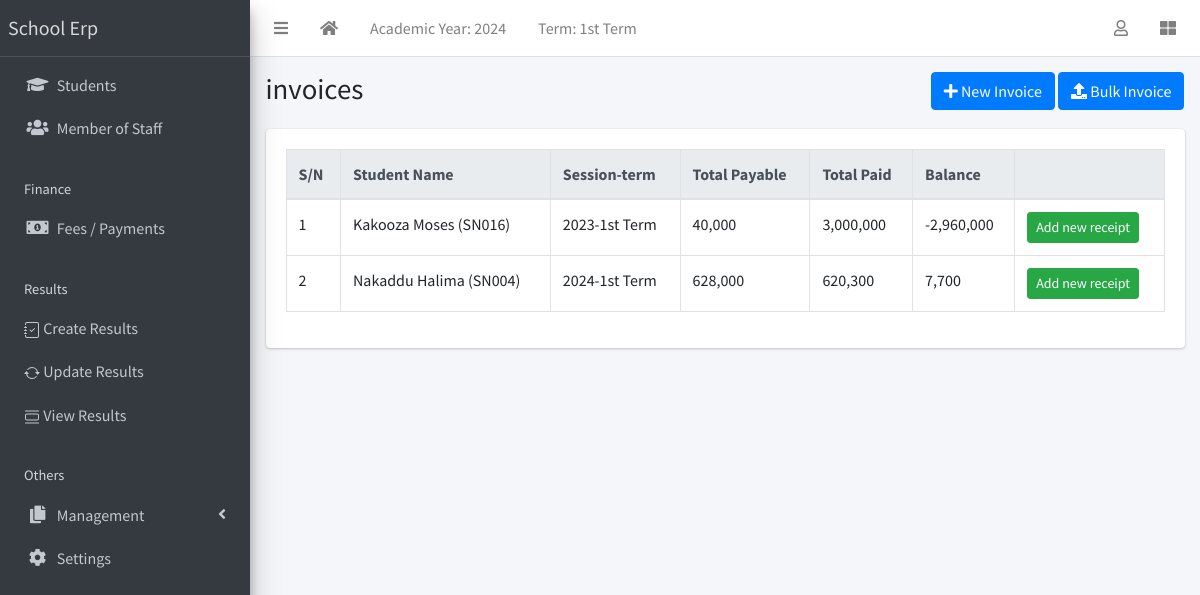
Before: /finance/list/ (signed in) with the older database file.
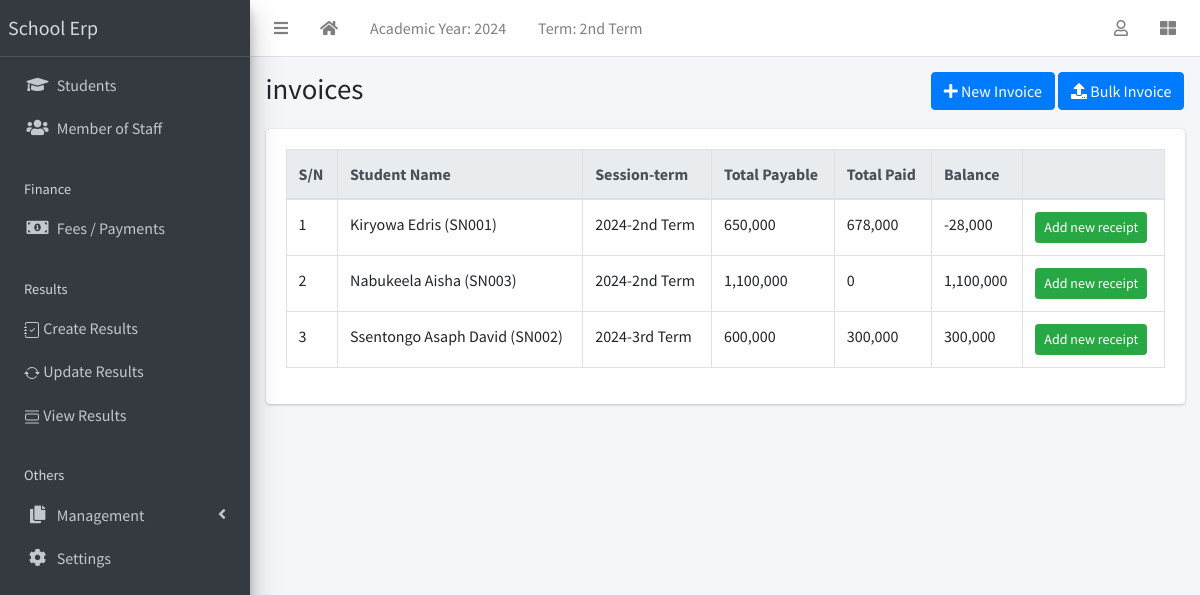
After: the same page with the newer database file.
### apps/corecode/models.py (models this page shows)
class AcademicSession(models.Model):
    name = models.CharField(max_length=200, unique=True)
    current = models.BooleanField(default=True)
    class Meta:
        ordering = ["-name"]
    def __str__(self):
        return self.name

class AcademicTerm(models.Model):
    name = models.CharField(max_length=20, unique=True)
    current = models.BooleanField(default=True)
    class Meta:
        ordering = ["name"]
    def __str__(self):
        return self.name

### apps/finance/models.py (models this page shows, shortened)
class Invoice(models.Model):
    student = models.ForeignKey(Student, on_delete=models.CASCADE)
    session = models.ForeignKey(AcademicSession, on_delete=models.CASCADE)
    term = models.ForeignKey(AcademicTerm, on_delete=models.CASCADE)
    class_for = models.ForeignKey(StudentClass, on_delete=models.CASCADE)
    balance_from_previous_term = models.IntegerField(default=0)
    status = models.CharField(
        max_length=20,
        choices=[("active", "Active"), ("closed", "Closed")],
        default="active",
    )
    class Meta:
        ordering = ["student", "term"]
    def __str__(self):
        return f"{self.student}"
    def balance(self):
        payable = self.total_amount_payable()
        paid = self.total_amount_paid()
        return payable - paid
    def amount_payable(self):
        items = InvoiceItem.objects.filter(invoice=self)
        total = 0
        for item in items:
            total += item.amount
        return total
    def total_amount_payable(self):
        return self.balance_from_previous_term + self.amount_payable()
    def total_amount_paid(self):
        receipts = Receipt.objects.filter(invoice=self)
        amount = 0
        for receipt in receipts:
            amount += receipt.amount_paid
        return amount

class Receipt(models.Model):
    invoice = models.ForeignKey(Invoice, on_delete=models.CASCADE)
    amount_paid = models.IntegerField()
    date_paid = models.DateField(default=timezone.now)
    comment = models.CharField(max_length=200, blank=True)

class InvoiceItem(models.Model):
    invoice = models.ForeignKey(Invoice, on_delete=models.CASCADE)
    description = models.CharField(max_length=200)
    amount = models.IntegerField()

### apps/students/models.py (models this page shows, shortened)
class Student(models.Model):
    STATUS_CHOICES = [("active", "Active"), ("inactive", "Inactive")]
    GENDER_CHOICES = [("male", "Male"), ("female", "Female")]
    current_status = models.CharField(
        max_length=10, choices=STATUS_CHOICES, default="active"
    )
    registration_number = models.CharField(max_length=200, unique=True)
    surname = models.CharField(max_length=200)
    firstname = models.CharField(max_length=200)
    other_name = models.CharField(max_length=200, blank=True)
    gender = models.CharField(max_length=10, choices=GENDER_CHOICES, default="male")
    date_of_birth = models.DateField(default=timezone.now)
    current_class = models.ForeignKey(
        StudentClass, on_delete=models.SET_NULL, blank=True, null=True
    )
    date_of_admission = models.DateField(default=timezone.now)
    mobile_num_regex = RegexValidator(
        regex="^[0-9]{10,15}$", message="Entered mobile number isn't in a right format!"
    )
    parent_mobile_number = models.CharField(
        validators=[mobile_num_regex], max_length=13, blank=True
    )
    address = models.TextField(blank=True)
    others = models.TextField(blank=True)
    passport = models.ImageField(blank=True, upload_to="students/passports/")
    class Meta:
        ordering = ["surname", "firstname", "other_name"]
    def __str__(self):
        return f"{self.surname} {self.firstname} {self.other_name} ({self.registration_number})"

### apps/finance/views.py (the view)
# urls.py: path("list/", InvoiceListView.as_view(), name="invoice-list"),
class InvoiceListView(LoginRequiredMixin, ListView):
    model = Invoice

### apps/corecode/context_processors.py (called while the page is built)
def site_defaults(request):
    current_session = AcademicSession.objects.get(current=True)
    current_term = AcademicTerm.objects.get(current=True)
    vals = SiteConfig.objects.all()
    contexts = {
        "current_session": current_session.name,
        "current_term": current_term.name,
    }
    for val in vals:
        contexts[val.key] = val.value
    return contexts

### apps/finance/templates/finance/invoice_list.html (shortened to what this page needs)
{% extends 'base.html' %}
{% load humanize %}
{% block title %}invoices{% endblock title %}
{% block breadcrumb %}
<a class="btn btn-primary" href="{% url 'invoice-create' %}"><i
    class="fas fa-plus"></i> New Invoice</a>
<a class="btn btn-primary" href="{% url 'bulk-invoice' %}"><i
    class="fas fa-upload"></i> Bulk Invoice</a>
{% endblock breadcrumb %}
{% block content %}
  <div class="table-responsive">
    <table id="invoicetable" class="table table-bordered table-hover">
      <thead class="thead-light">
        <tr>
          <th>S/N</th>
          <th>Student Name</th>
          <th>Session-term</th>
          <th>Total Payable</th>
          <th>Total Paid</th>
          <th>Balance</th>
          <th></th>
        </tr>
      </thead>
      <tbody>
        {% for invoice in object_list %}
          <tr class='clickable-row' data-href="{% url 'invoice-detail' invoice.id %}">
            <td>{{ forloop.counter}}</td>
            <td>{{ invoice}}</td>
            <td>{{ invoice.session}}-{{ invoice.term}}</td>
            <td>{{ invoice.total_amount_payable | intcomma }}</td>
            <td>{{ invoice.total_amount_paid | intcomma }}</td>
            <td>{{ invoice.balance | intcomma }}</td>
            <td><a class="btn btn-success btn-sm"
                href="{% url 'receipt-create' %}?invoice={{ invoice.id }}">Add new
                receipt</a></td>
          </tr>
        {% endfor %}
      </tbody>
    </table>
  </div>
{% endblock content %}

### templates/base.html (shortened to what this page needs)
{% load static %}
<!DOCTYPE html>
<html lang="en">
<head>
  <link rel="stylesheet" href="{% static 'plugins/fontawesome-free/css/all.min.css' %}">
  <link rel="stylesheet" href="{% static 'plugins/toastr/toastr.min.css' %}">
  <link rel="stylesheet"
    href="{% static 'plugins/overlayScrollbars/css/OverlayScrollbars.min.css' %}">
  <link rel="stylesheet" href="{% static 'plugins/Datatables/datatables.min.css' %}" />
  <link rel="stylesheet" href="{% static 'dist/css/adminlte.min.css' %}">
</head>
<body
  class="hold-transition sidebar-mini layout-fixed layout-navbar-fixed layout-footer-fixed">
  <div class="wrapper">
    <nav class="main-header navbar navbar-expand navbar-white navbar-light">
      <ul class="navbar-nav">
        <li class="nav-item">
          <a class="nav-link" data-widget="pushmenu" href="#" role="button"><i
              class="fas fa-bars"></i></a>
        </li>
        <li class="nav-item d-none d-sm-inline-block">
          <a href="{% url 'home' %} " class="nav-link"><i class="fa fa-home"></i></a>
        </li>
        <li class="nav-item d-none d-sm-inline-block">
          <a href="{% url 'current-session' %}" class="nav-link">Academic Year: {{ current_session }}</a>
        </li>
        <li class="nav-item d-none d-sm-inline-block">
          <a href="{% url 'current-session' %}" class="nav-link">Term: {{ current_term }}</a>
        </li>
      </ul>
      <ul class="navbar-nav ml-auto">
        <li class="nav-item dropdown">
          <a class="nav-link" data-toggle="dropdown" href="#">
            <i class="far fa-user"></i>
          </a>
        </li>
        <li class="nav-item">
          <a class="nav-link" data-widget="control-sidebar" data-slide="true"
            href="#" role="button"><i class="fas fa-th-large"></i></a>
        </li>
      </ul>
    </nav>
    <aside class="main-sidebar sidebar-dark-primary elevation-4">
      <a href="{% url 'home' %}" class="brand-link">School Erp</a>
      <div class="sidebar">
        <nav class="mt-2">
          <ul class="nav nav-pills nav-sidebar flex-column"
            data-widget="treeview" role="menu" data-accordion="false">
            <li class="nav-item">
              <a href="{% url 'student-list' %}" class="nav-link">
                <i class="nav-icon fas fa-graduation-cap"></i>
                <p>
                  Students
                </p>
              </a>
            </li>
            <li class="nav-item">
              <a href="{% url 'staff-list' %}" class="nav-link">
                <i class="nav-icon fas fa-users"></i>
                <p>
                  Member of Staff
                </p>
              </a>
            </li>
            <li class="nav-header">Finance</li>
            <li class="nav-item">
              <a href="{% url 'invoice-list' %}" class="nav-link">
                <i class="nav-icon fas fa-money-bill-alt"></i>
                <p>
                  Fees / Payments
                </p>
              </a>
            </li>
            <li class="nav-header">Results</li>
            <li class="nav-item">
              <a href="{% url 'create-result' %}" class="nav-link">
                <p>
                  Create Results
                </p>
              </a>
            </li>
            <li class="nav-item">
              <a href="{% url 'edit-results' %}" class="nav-link">
                <p>
                  Update Results
                </p>
              </a>
            </li>
            <li class="nav-item">
              <a href="{% url 'view-results' %}" class="nav-link">
                <p>
                  View Results
                </p>
              </a>
            </li>
            <li class="nav-header">Others</li>
            <li class="nav-item has-treeview">
              <a href="#" class="nav-link">
                <i class="nav-icon fas fa-copy"></i>
                <p>
                  Management
                  <i class="fas fa-angle-left right"></i>
                </p>
              </a>
            </li>
            <li class="nav-item">
              <a href="{% url 'configs' %}" class="nav-link">
                <i class="nav-icon fas fa-cog"></i>
                <p>
                  Settings
                </p>
              </a>
            </li>
          </ul>
        </nav>
      </div>
    </aside>
    <div class="content-wrapper">
      <section class="content-header">
        <div class="container-fluid">
          <div class="row mb-1">
            <div class="col-sm-8">
              <h1>{% block title %}{% endblock title %}</h1>
            </div>
            <div class="col-sm-4">
              <ol class="breadcrumb float-sm-right">
                <li class="breadcrumb-item">{% block breadcrumb %}{% endblock breadcrumb %}</li>
              </ol>
            </div>
          </div>
        </div>
      </section>
      <section class="content">
        <div class="container-fluid">
          <div class="row">
            <div class="col-md-12">
              {% block fullcard %}
              <div class="card">
                <div class="card-body">
                  <div class="row">
                    <div class="col">
                      {% block content %}
                      {% endblock content %}
                    </div>
                  </div>
                </div>
              </div>
              {% endblock fullcard %}
            </div>
          </div>
        </div>
      </section>
    </div>
  </div>
</body>
</html>

Changed rows visible on the page:
no longer on this page (row edited): AcademicTerm: name "1st Term"
added AcademicTerm: name "2nd Term"
changed Invoice: student.registration_number "Kakooza Moses (SN016)" → "Kiryowa Edris (SN001)"; session "2023" → "2024"; term "1st Term" → "2nd Term"; total_amount_payable "40,000" → "650,000"; total_amount_paid "3,000,000" → "678,000"; balance "-2,960,000" → "-28,000"
added Invoice: student.registration_number "Nabukeela Aisha (SN003)", session "2024", term "2nd Term", total_amount_payable "1,100,000", total_amount_paid "0", balance "1,100,000"
changed Invoice: student.registration_number "Nakaddu Halima (SN004)" → "Ssentongo Asaph David (SN002)"; term "1st Term" → "3rd Term"; total_amount_payable "628,000" → "600,000"; total_amount_paid "620,300" → "300,000"; balance "7,700" → "300,000"
